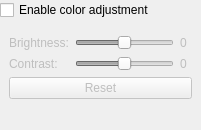
<?xml version="1.0" encoding="UTF-8"?>
<ui version="4.0">
 <class>ColorAdjustmentWidget</class>
 <widget class="QWidget" name="ColorAdjustmentWidget">
  <property name="geometry">
   <rect>
    <x>0</x>
    <y>0</y>
    <width>201</width>
    <height>130</height>
   </rect>
  </property>
  <property name="windowTitle">
   <string>Form</string>
  </property>
  <layout class="QVBoxLayout" name="verticalLayout">
   <property name="leftMargin">
    <number>0</number>
   </property>
   <property name="topMargin">
    <number>0</number>
   </property>
   <property name="rightMargin">
    <number>0</number>
   </property>
   <property name="bottomMargin">
    <number>0</number>
   </property>
   <item>
    <widget class="QCheckBox" name="enable">
     <property name="text">
      <string>Enable color adjustment</string>
     </property>
    </widget>
   </item>
   <item>
    <widget class="QWidget" name="mainWidget" native="true">
     <property name="enabled">
      <bool>false</bool>
     </property>
     <layout class="QFormLayout" name="formLayout">
      <item row="0" column="0">
       <widget class="QLabel" name="label">
        <property name="text">
         <string>Brightness:</string>
        </property>
       </widget>
      </item>
      <item row="0" column="1">
       <layout class="QHBoxLayout" name="horizontalLayout_2" stretch="8,1">
        <item>
         <widget class="QSlider" name="brightnessSlider">
          <property name="minimum">
           <number>-100</number>
          </property>
          <property name="maximum">
           <number>100</number>
          </property>
          <property name="pageStep">
           <number>1</number>
          </property>
          <property name="orientation">
           <enum>Qt::Horizontal</enum>
          </property>
         </widget>
        </item>
        <item>
         <widget class="SkinCam::NumberLabel" name="brightnessLabel">
          <property name="text">
           <string>0</string>
          </property>
         </widget>
        </item>
       </layout>
      </item>
      <item row="1" column="0">
       <widget class="QLabel" name="label_2">
        <property name="text">
         <string>Contrast:</string>
        </property>
       </widget>
      </item>
      <item row="1" column="1">
       <layout class="QHBoxLayout" name="horizontalLayout_3" stretch="8,1">
        <item>
         <widget class="QSlider" name="contrastSlider">
          <property name="minimum">
           <number>-100</number>
          </property>
          <property name="maximum">
           <number>100</number>
          </property>
          <property name="pageStep">
           <number>1</number>
          </property>
          <property name="orientation">
           <enum>Qt::Horizontal</enum>
          </property>
         </widget>
        </item>
        <item>
         <widget class="SkinCam::NumberLabel" name="contrastLabel">
          <property name="text">
           <string>0</string>
          </property>
         </widget>
        </item>
       </layout>
      </item>
      <item row="2" column="0" colspan="2">
       <widget class="QPushButton" name="resetButton">
        <property name="text">
         <string>Reset</string>
        </property>
       </widget>
      </item>
     </layout>
    </widget>
   </item>
  </layout>
 </widget>
 <customwidgets>
  <customwidget>
   <class>SkinCam::NumberLabel</class>
   <extends>QLabel</extends>
   <header>numberlabel.h</header>
  </customwidget>
 </customwidgets>
 <resources/>
 <connections>
  <connection>
   <sender>enable</sender>
   <signal>toggled(bool)</signal>
   <receiver>mainWidget</receiver>
   <slot>setEnabled(bool)</slot>
   <hints>
    <hint type="sourcelabel">
     <x>65</x>
     <y>10</y>
    </hint>
    <hint type="destinationlabel">
     <x>65</x>
     <y>102</y>
    </hint>
   </hints>
  </connection>
 </connections>
</ui>
